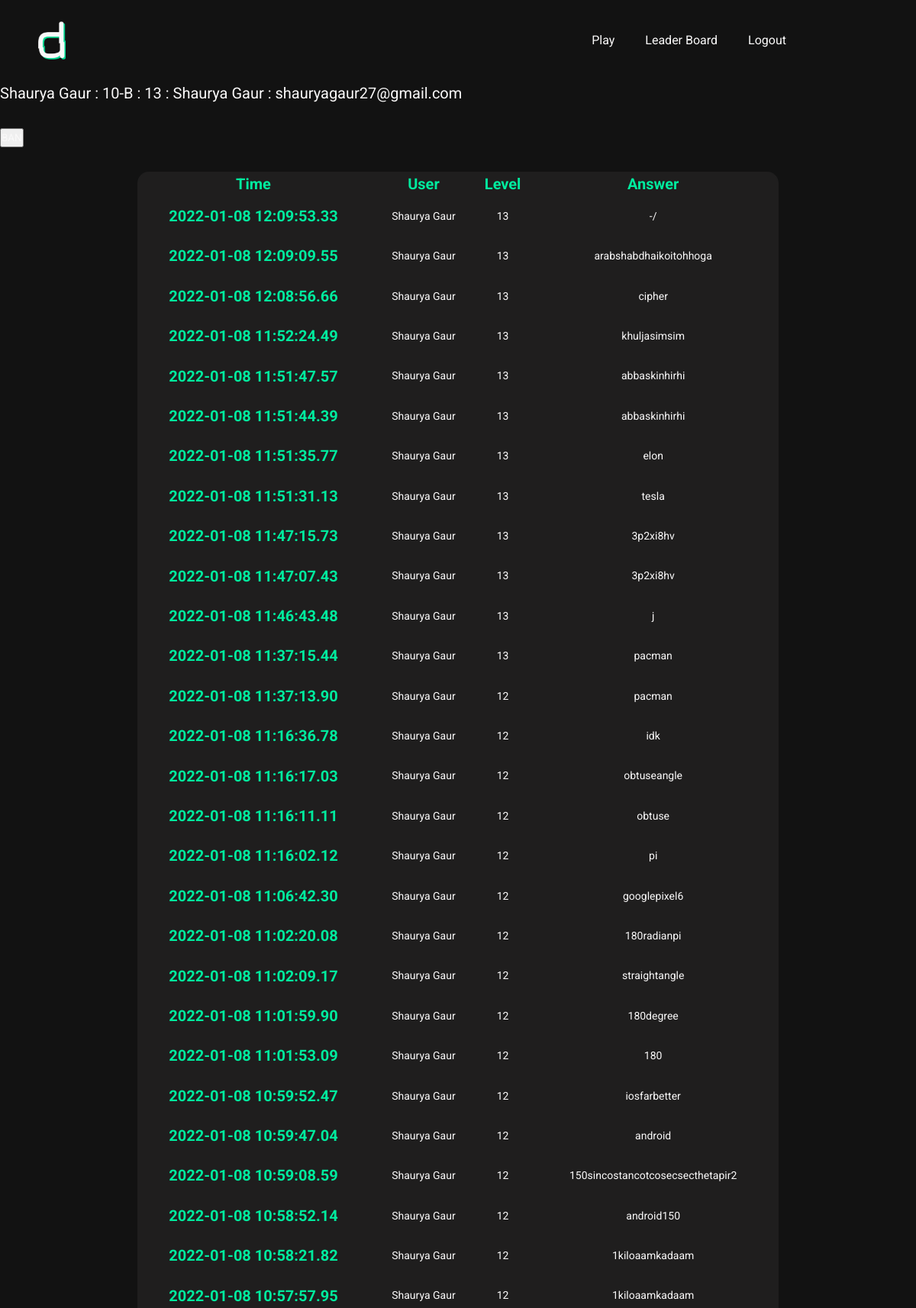
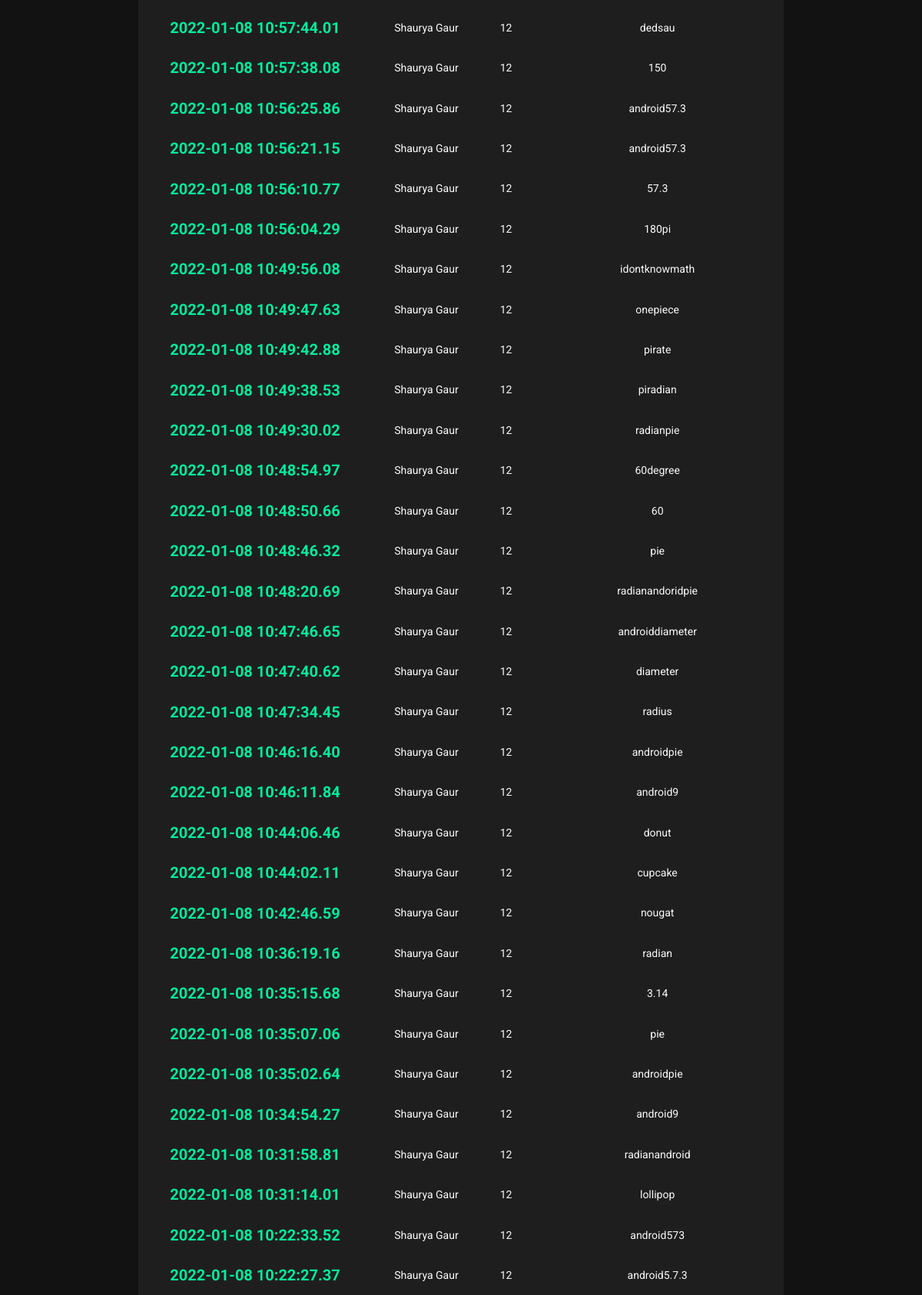
The app's page /profile/41 (signed in, upper part) with its own data (2 pictures, top to bottom).
### cryptic/models.py (models this page shows, shortened)
class User(db.Model,UserMixin):
    __tablename__ = 'users'
    id = db.Column(db.Integer,primary_key = True)
    fname = db.Column(db.String)
    lname = db.Column(db.String)
    email = db.Column(db.String(64),index=True)
    username = db.Column(db.String(64),unique=True,index=True)
    classe = db.Column(db.String)
    password_hash = db.Column(db.String)
    question = db.Column(db.Integer)
    answer_time = db.Column(db.DateTime,nullable = False,default=datetime.now)
    restricted = db.Column(db.String,default = "No")
    ip = db.Column(db.String,nullable = True)
    logs = db.relationship('Logs' , backref = 'user' , lazy = 'dynamic')

### app.py (the view)
@app.route('/profile/<username>',methods = ['GET','POST'])
@login_required
def profile(username):
    if current_user.username != 'Xino':
        abort(403)
    user = User.query.filter_by(id=username)
    logs = []
    if user:
        if user[0].logs:
            for i in user[0].logs:
                logs.append(i)
    logs.reverse()
    return render_template("profile.htm",user=user[0],logs=logs)

### cryptic/models.py (called while the page is built)
@login_manager.user_loader
def load_user(user_id):
    return User.query.get(user_id)

### cryptic/templates/profile.htm
{% extends "base.html" %}
{% block content %}
<p class="question">
  {{user.username}} : {{user.classe}}  : {{user.question}} : {{user.fname}} {{user.lname}} : {{user.email}}
</p>
{%if user.restricted == "Yes"%}
<a  href="{{url_for('unban',username = user.username)}}"> <button>UNBAN</button></a>
{%else%}
<a  href="{{url_for('ban',username = user.username)}}"> <button>BAN</button></a>
{%endif%}
<br><br><br>
 <table class="table table-dark">
  <thead>
    <tr>
      <th scope="col">Time</th>
      <th scope="col">User</th>
      <th scope="col">Level</th>
      <th scope="col">Answer</th>
    </tr>
  </thead>
  <tbody>
    {%for log in logs%}
    <tr>
      <th scope="row">{{log.answer_time.strftime('%Y-%m-%d %H:%M:%S.%f')[:-4]}}</th>
      <td>{{log.user.username}}</td>
      <td>{{log.question}}</td>
      <td>{{log.answer}}</td>
    </tr>
    {%endfor%}
  </tbody>
</table>
{%endblock%}

### cryptic/static/styles.css (style rules this page uses)
:root { --color-primary: #07da93; --color-primary-light: #00eb9e; --color-primary-dark: #02bb7d; --color-grey-light-1: #faf9f9; --color-grey-light-2: #c6c7c9; --color-grey-dark-1: #121212; --color-grey-dark-2: #1f1e1e; }
html { font-size: 62.5% !important; box-sizing: border-box; scroll-behavior: smooth !important; }
@media only screen and (max-width: 75em) { html { font-size: 50%; } }
*, *::before, *::after { margin: 0; padding: 0; box-sizing: inherit; font-family: "Roboto", sans-serif; line-height: 1.6; text-decoration: none; color: var(--color-grey-light-1); }
body { background-color: var(--color-grey-dark-1); overflow-x: hidden; }
.question { font-size: 2rem; margin-bottom: 3rem; }
.table { background-color: var(--color-grey-dark-2); padding: 2rem; width: 70%; margin: auto; border-radius: 15px; text-align: center; border-collapse: collapse; }
th { font-size: 2rem; color: var(--color-primary-light); }
td { font-size: 1.4rem; padding: 1.5rem 1rem; }

### records on screen
User: username "Shaurya Gaur", classe "10-B", question "13", fname "Shaurya", lname "Gaur", email "shauryagaur27@gmail.com", user.username "Shaurya Gaur" "Shaurya Gaur" "Shaurya Gaur" "Shaurya Gaur" "Shaurya Gaur" "Shaurya Gaur" "Shaurya Gaur" "Shaurya Gaur" "Shaurya Gaur" "Shaurya Gaur" "Shaurya Gaur" "Shaurya Gaur" "Shaurya Gaur" "Shaurya Gaur" "Shaurya Gaur" "Shaurya Gaur" "Shaurya Gaur" "Shaurya Gaur" "Shaurya Gaur" "Shaurya Gaur" "Shaurya Gaur" "Shaurya Gaur" "Shaurya Gaur" "Shaurya Gaur" "Shaurya Gaur" "Shaurya Gaur" "Shaurya Gaur" "Shaurya Gaur" "Shaurya Gaur" "Shaurya Gaur" "Shaurya Gaur" "Shaurya Gaur" "Shaurya Gaur" "Shaurya Gaur" "Shaurya Gaur" "Shaurya Gaur" "Shaurya Gaur" "Shaurya Gaur" "Shaurya Gaur" "Shaurya Gaur" "Shaurya Gaur" "Shaurya Gaur" "Shaurya Gaur" "Shaurya Gaur" "Shaurya Gaur" "Shaurya Gaur" "Shaurya Gaur" "Shaurya Gaur" "Shaurya Gaur" "Shaurya Gaur" "Shaurya Gaur" "Shaurya Gaur" "Shaurya Gaur" "Shaurya Gaur" "Shaurya Gaur" "Shaurya Gaur" "Shaurya Gaur" "Shaurya Gaur" "Shaurya Gaur" "Shaurya Gaur"

### other values on screen
{{ log.answer_time.strftime('%Y-%m-%d %H:%M:%S.%f')[:-4] }} "2022-01-08 12:09:53.33" "2022-01-08 12:09:09.55" "2022-01-08 12:08:56.66" "2022-01-08 11:52:24.49" "2022-01-08 11:51:47.57" "2022-01-08 11:51:44.39" "2022-01-08 11:51:35.77" "2022-01-08 11:51:31.13" "2022-01-08 11:47:15.73" "2022-01-08 11:47:07.43" "2022-01-08 11:46:43.48" "2022-01-08 11:37:15.44" "2022-01-08 11:37:13.90" "2022-01-08 11:16:36.78" "2022-01-08 11:16:17.03" "2022-01-08 11:16:11.11" "2022-01-08 11:16:02.12" "2022-01-08 11:06:42.30" "2022-01-08 11:02:20.08" "2022-01-08 11:02:09.17" "2022-01-08 11:01:59.90" "2022-01-08 11:01:53.09" "2022-01-08 10:59:52.47" "2022-01-08 10:59:47.04" "2022-01-08 10:59:08.59" "2022-01-08 10:58:52.14" "2022-01-08 10:58:21.82" "2022-01-08 10:57:57.95" "2022-01-08 10:57:44.01" "2022-01-08 10:57:38.08" "2022-01-08 10:56:25.86" "2022-01-08 10:56:21.15" "2022-01-08 10:56:10.77" "2022-01-08 10:56:04.29" "2022-01-08 10:49:56.08" "2022-01-08 10:49:47.63" "2022-01-08 10:49:42.88" "2022-01-08 10:49:38.53" "2022-01-08 10:49:30.02" "2022-01-08 10:48:54.97" "2022-01-08 10:48:50.66" "2022-01-08 10:48:46.32" "2022-01-08 10:48:20.69" "2022-01-08 10:47:46.65" "2022-01-08 10:47:40.62" "2022-01-08 10:47:34.45" "2022-01-08 10:46:16.40" "2022-01-08 10:46:11.84" "2022-01-08 10:44:06.46" "2022-01-08 10:44:02.11" "2022-01-08 10:42:46.59" "2022-01-08 10:36:19.16" "2022-01-08 10:35:15.68" "2022-01-08 10:35:07.06" "2022-01-08 10:35:02.64" "2022-01-08 10:34:54.27" "2022-01-08 10:31:58.81" "2022-01-08 10:31:14.01" "2022-01-08 10:22:33.52" "2022-01-08 10:22:27.37"
{{ log.question }} "13" "13" "13" "13" "13" "13" "13" "13" "13" "13" "13" "13" "12" "12" "12" "12" "12" "12" "12" "12" "12" "12" "12" "12" "12" "12" "12" "12" "12" "12" "12" "12" "12" "12" "12" "12" "12" "12" "12" "12" "12" "12" "12" "12" "12" "12" "12" "12" "12" "12" "12" "12" "12" "12" "12" "12" "12" "12" "12" "12"
{{ log.answer }} "-/" "arabshabdhaikoitohhoga" "cipher" "khuljasimsim" "abbaskinhirhi" "abbaskinhirhi" "elon" "tesla" "3p2xi8hv" "3p2xi8hv" "j" "pacman" "pacman" "idk" "obtuseangle" "obtuse" "pi" "googlepixel6" "180radianpi" "straightangle" "180degree" "180" "iosfarbetter" "android" "150sincostancotcosecsecthetapir2" "android150" "1kiloaamkadaam" "1kiloaamkadaam" "dedsau" "150" "android57.3" "android57.3" "57.3" "180pi" "idontknowmath" "onepiece" "pirate" "piradian" "radianpie" "60degree" "60" "pie" "radianandoridpie" "androiddiameter" "diameter" "radius" "androidpie" "android9" "donut" "cupcake" "nougat" "radian" "3.14" "pie" "androidpie" "android9" "radianandroid" "lollipop" "android573" "android5.7.3"
